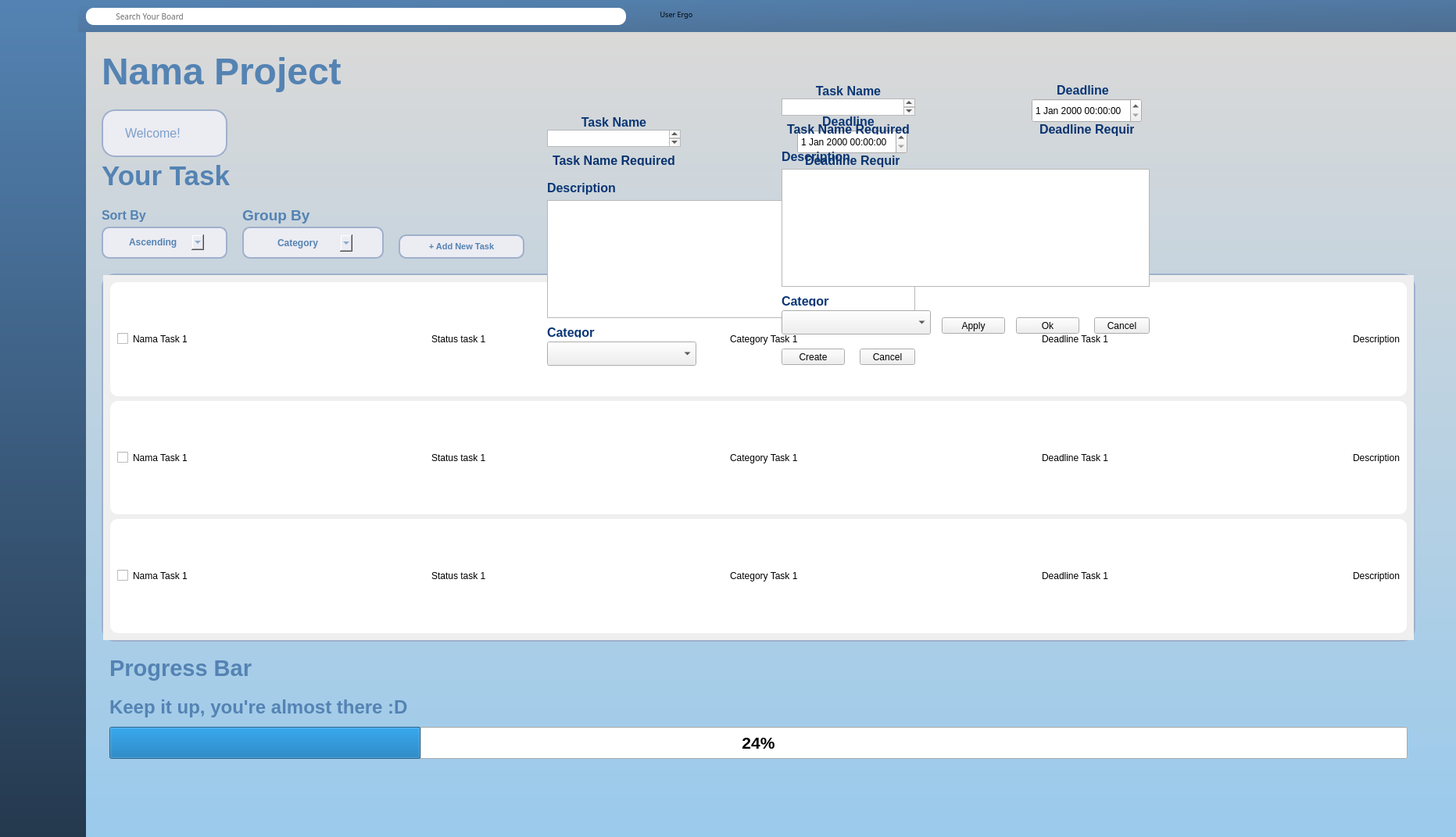
<?xml version="1.0" encoding="UTF-8"?>
<ui version="4.0">
 <class>Ergo</class>
 <widget class="QWidget" name="Ergo">
  <property name="geometry">
   <rect>
    <x>0</x>
    <y>0</y>
    <width>1863</width>
    <height>1071</height>
   </rect>
  </property>
  <property name="windowTitle">
   <string>Ergo</string>
  </property>
  <widget class="QWidget" name="Navbar" native="true">
   <property name="geometry">
    <rect>
     <x>0</x>
     <y>0</y>
     <width>111</width>
     <height>1080</height>
    </rect>
   </property>
   <property name="styleSheet">
    <string notr="true">#Navbar{
	background: qlineargradient(x1:0, y1:0, x2:0, y2:1, stop:0 #5483B3, stop:1 #24384D);
}</string>
   </property>
   <widget class="QLabel" name="label_3">
    <property name="geometry">
     <rect>
      <x>-20</x>
      <y>10</y>
      <width>141</width>
      <height>141</height>
     </rect>
    </property>
    <property name="text">
     <string/>
    </property>
    <property name="pixmap">
     <pixmap>assets/ERGO.png</pixmap>
    </property>
    <property name="scaledContents">
     <bool>true</bool>
    </property>
   </widget>
  </widget>
  <widget class="QWidget" name="MainSection" native="true">
   <property name="geometry">
    <rect>
     <x>110</x>
     <y>40</y>
     <width>1920</width>
     <height>1080</height>
    </rect>
   </property>
   <property name="styleSheet">
    <string notr="true">#MainSection{
	background: qlineargradient(x1:0, y1:0, x2:0, y2:1, stop:0 #DAD9D8, stop:1 #97C9ED);
}</string>
   </property>
   <widget class="QLabel" name="Greetings">
    <property name="geometry">
     <rect>
      <x>20</x>
      <y>16</y>
      <width>581</width>
      <height>71</height>
     </rect>
    </property>
    <property name="styleSheet">
     <string notr="true">#Greetings{
	font: 30px &quot;Roboto&quot;;
	color: #5483B3;
	font-weight: bold;
}</string>
    </property>
    <property name="text">
     <string>&lt;html&gt;&lt;head/&gt;&lt;body&gt;&lt;p&gt;&lt;span style=&quot; font-size:36pt;&quot;&gt;Nama Project&lt;/span&gt;&lt;/p&gt;&lt;/body&gt;&lt;/html&gt;</string>
    </property>
   </widget>
   <widget class="QWidget" name="Containerforwords" native="true">
    <property name="geometry">
     <rect>
      <x>20</x>
      <y>100</y>
      <width>161</width>
      <height>61</height>
     </rect>
    </property>
    <property name="styleSheet">
     <string notr="true">#Containerforwords{
	border: 2px solid #9FB0CC;
	background-color: #ECECF3;
	border-radius: 17px;
}</string>
    </property>
    <widget class="QLabel" name="label">
     <property name="geometry">
      <rect>
       <x>30</x>
       <y>20</y>
       <width>151</width>
       <height>21</height>
      </rect>
     </property>
     <property name="styleSheet">
      <string notr="true">#label {
	font: bold 15px &quot;Roboto&quot;;
	color: #7DA0CA;
}</string>
     </property>
     <property name="text">
      <string>&lt;html&gt;&lt;head/&gt;&lt;body&gt;&lt;p&gt;&lt;span style=&quot; font-size:12pt;&quot;&gt;Welcome!&lt;/span&gt;&lt;/p&gt;&lt;/body&gt;&lt;/html&gt;</string>
     </property>
    </widget>
   </widget>
   <widget class="QLabel" name="Greetings_2">
    <property name="geometry">
     <rect>
      <x>20</x>
      <y>160</y>
      <width>311</width>
      <height>51</height>
     </rect>
    </property>
    <property name="styleSheet">
     <string notr="true">#Greetings_2{
	font: 20px &quot;Roboto&quot;;
	color: #5483B3;
	font-weight: bold;
}</string>
    </property>
    <property name="text">
     <string>&lt;html&gt;&lt;head/&gt;&lt;body&gt;&lt;p&gt;&lt;span style=&quot; font-size:26pt;&quot;&gt;Your Task&lt;/span&gt;&lt;/p&gt;&lt;/body&gt;&lt;/html&gt;</string>
    </property>
   </widget>
   <widget class="QPushButton" name="pushButton">
    <property name="geometry">
     <rect>
      <x>400</x>
      <y>260</y>
      <width>161</width>
      <height>31</height>
     </rect>
    </property>
    <property name="styleSheet">
     <string notr="true">#pushButton{
	border: 2px solid #9FB0CC;
	background-color: #ECECF3;
	border-radius: 10px;
	font-family: &quot;Roboto&quot;;
    font-size: 11px;
    font-weight: bold;
    color: #5483B3;
}</string>
    </property>
    <property name="text">
     <string>+ Add New Task</string>
    </property>
   </widget>
   <widget class="QLabel" name="label_2">
    <property name="geometry">
     <rect>
      <x>20</x>
      <y>220</y>
      <width>91</width>
      <height>31</height>
     </rect>
    </property>
    <property name="text">
     <string>&lt;html&gt;&lt;head/&gt;&lt;body&gt;&lt;p&gt;&lt;span style=&quot; font-size:12pt; font-weight:600; color:#5483b3;&quot;&gt;Sort By&lt;/span&gt;&lt;/p&gt;&lt;/body&gt;&lt;/html&gt;</string>
    </property>
   </widget>
   <widget class="QWidget" name="Containerforwords_2" native="true">
    <property name="geometry">
     <rect>
      <x>20</x>
      <y>250</y>
      <width>161</width>
      <height>41</height>
     </rect>
    </property>
    <property name="styleSheet">
     <string notr="true">#Containerforwords_2{
	border: 2px solid #9FB0CC;
	background-color: #ECECF3;
	border-radius: 10px;
}</string>
    </property>
    <widget class="QComboBox" name="comboBox_2">
     <property name="geometry">
      <rect>
       <x>30</x>
       <y>10</y>
       <width>101</width>
       <height>20</height>
      </rect>
     </property>
     <property name="styleSheet">
      <string notr="true">#comboBox_2{
	background-color: #ECECF3;
	border : none;
	font-size:9pt;
	font-weight:600;
	color:#5483b3;
}</string>
     </property>
     <item>
      <property name="text">
       <string>Ascending</string>
      </property>
     </item>
     <item>
      <property name="text">
       <string>Descending</string>
      </property>
     </item>
    </widget>
   </widget>
   <widget class="QWidget" name="Containerforwords_4" native="true">
    <property name="geometry">
     <rect>
      <x>200</x>
      <y>250</y>
      <width>181</width>
      <height>41</height>
     </rect>
    </property>
    <property name="styleSheet">
     <string notr="true">#Containerforwords_4{
	border: 2px solid #9FB0CC;
	background-color: #ECECF3;
	border-radius: 10px;
}</string>
    </property>
    <widget class="QComboBox" name="comboBox">
     <property name="geometry">
      <rect>
       <x>40</x>
       <y>10</y>
       <width>101</width>
       <height>22</height>
      </rect>
     </property>
     <property name="styleSheet">
      <string notr="true">#comboBox{
	background-color: #ECECF3;
	border : none;
	font-size:9pt;
	font-weight:600;
	color:#5483b3;
}</string>
     </property>
     <item>
      <property name="text">
       <string>Category</string>
      </property>
     </item>
     <item>
      <property name="text">
       <string>Status</string>
      </property>
     </item>
    </widget>
   </widget>
   <widget class="QProgressBar" name="progressBar">
    <property name="geometry">
     <rect>
      <x>30</x>
      <y>890</y>
      <width>1661</width>
      <height>41</height>
     </rect>
    </property>
    <property name="font">
     <font>
      <pointsize>16</pointsize>
      <weight>75</weight>
      <bold>true</bold>
      <kerning>true</kerning>
     </font>
    </property>
    <property name="styleSheet">
     <string notr="true"/>
    </property>
    <property name="value">
     <number>24</number>
    </property>
    <property name="alignment">
     <set>Qt::AlignBottom|Qt::AlignLeading|Qt::AlignLeft</set>
    </property>
    <property name="textVisible">
     <bool>true</bool>
    </property>
    <property name="invertedAppearance">
     <bool>false</bool>
    </property>
    <property name="textDirection">
     <enum>QProgressBar::BottomToTop</enum>
    </property>
   </widget>
   <widget class="QLabel" name="label_8">
    <property name="geometry">
     <rect>
      <x>200</x>
      <y>220</y>
      <width>121</width>
      <height>31</height>
     </rect>
    </property>
    <property name="text">
     <string>&lt;html&gt;&lt;head/&gt;&lt;body&gt;&lt;p&gt;&lt;span style=&quot; font-size:14pt; font-weight:600; color:#5483b3;&quot;&gt;Group By&lt;/span&gt;&lt;/p&gt;&lt;/body&gt;&lt;/html&gt;</string>
    </property>
   </widget>
   <widget class="QLabel" name="Greetings_3">
    <property name="geometry">
     <rect>
      <x>30</x>
      <y>790</y>
      <width>451</width>
      <height>51</height>
     </rect>
    </property>
    <property name="styleSheet">
     <string notr="true">#Greetings_3{
	font: 20px &quot;Roboto&quot;;
	color: #5483B3;
	font-weight: bold;
}</string>
    </property>
    <property name="text">
     <string>&lt;html&gt;&lt;head/&gt;&lt;body&gt;&lt;p&gt;&lt;span style=&quot; font-size:22pt;&quot;&gt;Progress Bar&lt;/span&gt;&lt;/p&gt;&lt;/body&gt;&lt;/html&gt;</string>
    </property>
   </widget>
   <widget class="QLabel" name="label_9">
    <property name="geometry">
     <rect>
      <x>30</x>
      <y>840</y>
      <width>521</width>
      <height>51</height>
     </rect>
    </property>
    <property name="text">
     <string>&lt;html&gt;&lt;head/&gt;&lt;body&gt;&lt;p&gt;&lt;span style=&quot; font-size:18pt; font-weight:600; color:#5483b3;&quot;&gt;Keep it up, you're almost there :D&lt;/span&gt;&lt;/p&gt;&lt;/body&gt;&lt;/html&gt;</string>
    </property>
   </widget>
   <widget class="QScrollArea" name="scrollArea">
    <property name="geometry">
     <rect>
      <x>20</x>
      <y>310</y>
      <width>1681</width>
      <height>471</height>
     </rect>
    </property>
    <property name="styleSheet">
     <string notr="true">#scrollArea {
	border: 2px solid #9FB0CC;
	background-color: #ECECF3;
	border-radius: 17px;
}

#widget, #widget_2, #widget_3, #widget_4 {
	background-color: rgb(255, 255, 255);
	border-radius: 10px;
}</string>
    </property>
    <property name="widgetResizable">
     <bool>true</bool>
    </property>
    <widget class="QWidget" name="scrollAreaWidgetContents">
     <property name="geometry">
      <rect>
       <x>0</x>
       <y>0</y>
       <width>1677</width>
       <height>467</height>
      </rect>
     </property>
     <layout class="QVBoxLayout" name="verticalLayout">
      <item>
       <widget class="QWidget" name="widget_2" native="true">
        <property name="styleSheet">
         <string notr="true"/>
        </property>
        <layout class="QHBoxLayout" name="horizontalLayout">
         <item>
          <widget class="QCheckBox" name="checkBox">
           <property name="text">
            <string/>
           </property>
          </widget>
         </item>
         <item>
          <widget class="QLabel" name="label_10">
           <property name="text">
            <string>Nama Task 1</string>
           </property>
          </widget>
         </item>
         <item>
          <spacer name="horizontalSpacer">
           <property name="orientation">
            <enum>Qt::Horizontal</enum>
           </property>
           <property name="sizeHint" stdset="0">
            <size>
             <width>83</width>
             <height>20</height>
            </size>
           </property>
          </spacer>
         </item>
         <item>
          <widget class="QLabel" name="label_11">
           <property name="text">
            <string>Status task 1</string>
           </property>
          </widget>
         </item>
         <item>
          <spacer name="horizontalSpacer_2">
           <property name="orientation">
            <enum>Qt::Horizontal</enum>
           </property>
           <property name="sizeHint" stdset="0">
            <size>
             <width>40</width>
             <height>20</height>
            </size>
           </property>
          </spacer>
         </item>
         <item>
          <widget class="QLabel" name="label_12">
           <property name="text">
            <string>Category Task 1</string>
           </property>
          </widget>
         </item>
         <item>
          <spacer name="horizontalSpacer_3">
           <property name="orientation">
            <enum>Qt::Horizontal</enum>
           </property>
           <property name="sizeHint" stdset="0">
            <size>
             <width>40</width>
             <height>20</height>
            </size>
           </property>
          </spacer>
         </item>
         <item>
          <widget class="QLabel" name="label_13">
           <property name="text">
            <string>Deadline Task 1</string>
           </property>
          </widget>
         </item>
         <item>
          <spacer name="horizontalSpacer_4">
           <property name="orientation">
            <enum>Qt::Horizontal</enum>
           </property>
           <property name="sizeHint" stdset="0">
            <size>
             <width>40</width>
             <height>20</height>
            </size>
           </property>
          </spacer>
         </item>
         <item>
          <widget class="QLabel" name="label_14">
           <property name="text">
            <string>Description</string>
           </property>
          </widget>
         </item>
        </layout>
       </widget>
      </item>
      <item>
       <widget class="QWidget" name="widget_4" native="true">
        <layout class="QHBoxLayout" name="horizontalLayout_2">
         <item>
          <widget class="QCheckBox" name="checkBox_2">
           <property name="text">
            <string/>
           </property>
          </widget>
         </item>
         <item>
          <widget class="QLabel" name="label_15">
           <property name="text">
            <string>Nama Task 1</string>
           </property>
          </widget>
         </item>
         <item>
          <spacer name="horizontalSpacer_6">
           <property name="orientation">
            <enum>Qt::Horizontal</enum>
           </property>
           <property name="sizeHint" stdset="0">
            <size>
             <width>83</width>
             <height>20</height>
            </size>
           </property>
          </spacer>
         </item>
         <item>
          <widget class="QLabel" name="label_17">
           <property name="text">
            <string>Status task 1</string>
           </property>
          </widget>
         </item>
         <item>
          <spacer name="horizontalSpacer_7">
           <property name="orientation">
            <enum>Qt::Horizontal</enum>
           </property>
           <property name="sizeHint" stdset="0">
            <size>
             <width>83</width>
             <height>20</height>
            </size>
           </property>
          </spacer>
         </item>
         <item>
          <widget class="QLabel" name="label_19">
           <property name="text">
            <string>Category Task 1</string>
           </property>
          </widget>
         </item>
         <item>
          <spacer name="horizontalSpacer_5">
           <property name="orientation">
            <enum>Qt::Horizontal</enum>
           </property>
           <property name="sizeHint" stdset="0">
            <size>
             <width>82</width>
             <height>20</height>
            </size>
           </property>
          </spacer>
         </item>
         <item>
          <widget class="QLabel" name="label_16">
           <property name="text">
            <string>Deadline Task 1</string>
           </property>
          </widget>
         </item>
         <item>
          <spacer name="horizontalSpacer_8">
           <property name="orientation">
            <enum>Qt::Horizontal</enum>
           </property>
           <property name="sizeHint" stdset="0">
            <size>
             <width>83</width>
             <height>20</height>
            </size>
           </property>
          </spacer>
         </item>
         <item>
          <widget class="QLabel" name="label_18">
           <property name="text">
            <string>Description</string>
           </property>
          </widget>
         </item>
        </layout>
       </widget>
      </item>
      <item>
       <widget class="QWidget" name="widget_3" native="true">
        <layout class="QHBoxLayout" name="horizontalLayout_3">
         <item>
          <widget class="QCheckBox" name="checkBox_3">
           <property name="text">
            <string/>
           </property>
          </widget>
         </item>
         <item>
          <widget class="QLabel" name="label_20">
           <property name="text">
            <string>Nama Task 1</string>
           </property>
          </widget>
         </item>
         <item>
          <spacer name="horizontalSpacer_10">
           <property name="orientation">
            <enum>Qt::Horizontal</enum>
           </property>
           <property name="sizeHint" stdset="0">
            <size>
             <width>83</width>
             <height>20</height>
            </size>
           </property>
          </spacer>
         </item>
         <item>
          <widget class="QLabel" name="label_22">
           <property name="text">
            <string>Status task 1</string>
           </property>
          </widget>
         </item>
         <item>
          <spacer name="horizontalSpacer_11">
           <property name="orientation">
            <enum>Qt::Horizontal</enum>
           </property>
           <property name="sizeHint" stdset="0">
            <size>
             <width>83</width>
             <height>20</height>
            </size>
           </property>
          </spacer>
         </item>
         <item>
          <widget class="QLabel" name="label_24">
           <property name="text">
            <string>Category Task 1</string>
           </property>
          </widget>
         </item>
         <item>
          <spacer name="horizontalSpacer_9">
           <property name="orientation">
            <enum>Qt::Horizontal</enum>
           </property>
           <property name="sizeHint" stdset="0">
            <size>
             <width>82</width>
             <height>20</height>
            </size>
           </property>
          </spacer>
         </item>
         <item>
          <widget class="QLabel" name="label_21">
           <property name="text">
            <string>Deadline Task 1</string>
           </property>
          </widget>
         </item>
         <item>
          <spacer name="horizontalSpacer_12">
           <property name="orientation">
            <enum>Qt::Horizontal</enum>
           </property>
           <property name="sizeHint" stdset="0">
            <size>
             <width>83</width>
             <height>20</height>
            </size>
           </property>
          </spacer>
         </item>
         <item>
          <widget class="QLabel" name="label_23">
           <property name="text">
            <string>Description</string>
           </property>
          </widget>
         </item>
        </layout>
       </widget>
      </item>
     </layout>
    </widget>
   </widget>
   <widget class="QWidget" name="widget" native="true">
    <property name="geometry">
     <rect>
      <x>570</x>
      <y>80</y>
      <width>511</width>
      <height>381</height>
     </rect>
    </property>
    <property name="styleSheet">
     <string notr="true">#widget {
	background-color: rgb(208, 228, 255);
	border-color: rgb(7, 36, 78);
	border-width : 1.2px;
	border-style:inset;
	border-radius:12;
}

#textEdit {
	border: 1px;
	border-radius:10px;
	background-color: rgb(255, 255, 255); 
}

#label_3 {
	textEdit-&gt;plainText().isEmpty()
}

#label_6 {
	textEdit-&gt;plainText().isEmpty()
}

#ComboBox {
    model: [&quot;High&quot;, &quot;Medium&quot;, &quot;Low&quot;]
}</string>
    </property>
    <widget class="QPushButton" name="pushButton_2">
     <property name="geometry">
      <rect>
       <x>320</x>
       <y>326</y>
       <width>81</width>
       <height>21</height>
      </rect>
     </property>
     <property name="text">
      <string>Create</string>
     </property>
    </widget>
    <widget class="QTextEdit" name="textEdit">
     <property name="geometry">
      <rect>
       <x>20</x>
       <y>46</y>
       <width>171</width>
       <height>22</height>
      </rect>
     </property>
     <property name="autoFillBackground">
      <bool>false</bool>
     </property>
     <property name="html">
      <string>&lt;!DOCTYPE HTML PUBLIC &quot;-//W3C//DTD HTML 4.0//EN&quot; &quot;http://www.w3.org/TR/REC-html40/strict.dtd&quot;&gt;
&lt;html&gt;&lt;head&gt;&lt;meta name=&quot;qrichtext&quot; content=&quot;1&quot; /&gt;&lt;style type=&quot;text/css&quot;&gt;
p, li { white-space: pre-wrap; }
&lt;/style&gt;&lt;/head&gt;&lt;body style=&quot; font-family:'MS Shell Dlg 2'; font-size:8pt; font-weight:400; font-style:normal;&quot;&gt;
&lt;p align=&quot;center&quot; style=&quot;-qt-paragraph-type:empty; margin-top:0px; margin-bottom:0px; margin-left:0px; margin-right:0px; -qt-block-indent:0; text-indent:0px;&quot;&gt;&lt;br /&gt;&lt;/p&gt;&lt;/body&gt;&lt;/html&gt;</string>
     </property>
    </widget>
    <widget class="QDateTimeEdit" name="dateTimeEdit">
     <property name="geometry">
      <rect>
       <x>340</x>
       <y>46</y>
       <width>141</width>
       <height>31</height>
      </rect>
     </property>
    </widget>
    <widget class="QLabel" name="label_6">
     <property name="geometry">
      <rect>
       <x>60</x>
       <y>26</y>
       <width>91</width>
       <height>21</height>
      </rect>
     </property>
     <property name="text">
      <string>&lt;html&gt;&lt;head/&gt;&lt;body&gt;&lt;p align=&quot;center&quot;&gt;&lt;span style=&quot; font-size:12pt; font-weight:600; color:#0a3675;&quot;&gt;Task Name&lt;/span&gt;&lt;/p&gt;&lt;/body&gt;&lt;/html&gt;</string>
     </property>
    </widget>
    <widget class="QLabel" name="label_7">
     <property name="geometry">
      <rect>
       <x>360</x>
       <y>26</y>
       <width>91</width>
       <height>16</height>
      </rect>
     </property>
     <property name="text">
      <string>&lt;html&gt;&lt;head/&gt;&lt;body&gt;&lt;p align=&quot;center&quot;&gt;&lt;span style=&quot; font-size:12pt; font-weight:600; color:#0a3675;&quot;&gt;Deadline&lt;/span&gt;&lt;/p&gt;&lt;/body&gt;&lt;/html&gt;</string>
     </property>
    </widget>
    <widget class="QLabel" name="label_25">
     <property name="geometry">
      <rect>
       <x>20</x>
       <y>76</y>
       <width>171</width>
       <height>16</height>
      </rect>
     </property>
     <property name="text">
      <string>&lt;html&gt;&lt;head/&gt;&lt;body&gt;&lt;p align=&quot;center&quot;&gt;&lt;span style=&quot; font-size:12pt; font-weight:600; color:#09336f;&quot;&gt;Task Name Required&lt;/span&gt;&lt;/p&gt;&lt;/body&gt;&lt;/html&gt;</string>
     </property>
    </widget>
    <widget class="QLabel" name="label_26">
     <property name="geometry">
      <rect>
       <x>20</x>
       <y>110</y>
       <width>91</width>
       <height>21</height>
      </rect>
     </property>
     <property name="text">
      <string>&lt;html&gt;&lt;head/&gt;&lt;body&gt;&lt;p&gt;&lt;span style=&quot; font-size:12pt; font-weight:600; color:#0a3675;&quot;&gt;Description&lt;/span&gt;&lt;/p&gt;&lt;/body&gt;&lt;/html&gt;</string>
     </property>
    </widget>
    <widget class="QTextEdit" name="textEdit_2">
     <property name="geometry">
      <rect>
       <x>20</x>
       <y>136</y>
       <width>471</width>
       <height>151</height>
      </rect>
     </property>
     <property name="autoFillBackground">
      <bool>false</bool>
     </property>
     <property name="html">
      <string>&lt;!DOCTYPE HTML PUBLIC &quot;-//W3C//DTD HTML 4.0//EN&quot; &quot;http://www.w3.org/TR/REC-html40/strict.dtd&quot;&gt;
&lt;html&gt;&lt;head&gt;&lt;meta name=&quot;qrichtext&quot; content=&quot;1&quot; /&gt;&lt;style type=&quot;text/css&quot;&gt;
p, li { white-space: pre-wrap; }
&lt;/style&gt;&lt;/head&gt;&lt;body style=&quot; font-family:'MS Shell Dlg 2'; font-size:8pt; font-weight:400; font-style:normal;&quot;&gt;
&lt;p align=&quot;center&quot; style=&quot;-qt-paragraph-type:empty; margin-top:0px; margin-bottom:0px; margin-left:0px; margin-right:0px; -qt-block-indent:0; text-indent:0px;&quot;&gt;&lt;br /&gt;&lt;/p&gt;&lt;/body&gt;&lt;/html&gt;</string>
     </property>
    </widget>
    <widget class="QLabel" name="label_27">
     <property name="geometry">
      <rect>
       <x>20</x>
       <y>296</y>
       <width>61</width>
       <height>16</height>
      </rect>
     </property>
     <property name="text">
      <string>&lt;html&gt;&lt;head/&gt;&lt;body&gt;&lt;p&gt;&lt;span style=&quot; font-size:12pt; font-weight:600; color:#0a3675;&quot;&gt;Category&lt;/span&gt;&lt;/p&gt;&lt;/body&gt;&lt;/html&gt;</string>
     </property>
    </widget>
    <widget class="QComboBox" name="comboBox_3">
     <property name="geometry">
      <rect>
       <x>20</x>
       <y>317</y>
       <width>191</width>
       <height>31</height>
      </rect>
     </property>
     <item>
      <property name="text">
       <string/>
      </property>
     </item>
     <item>
      <property name="text">
       <string>High</string>
      </property>
     </item>
     <item>
      <property name="text">
       <string>Medium</string>
      </property>
     </item>
     <item>
      <property name="text">
       <string>Low</string>
      </property>
     </item>
    </widget>
    <widget class="QLabel" name="label_28">
     <property name="geometry">
      <rect>
       <x>350</x>
       <y>76</y>
       <width>121</width>
       <height>20</height>
      </rect>
     </property>
     <property name="text">
      <string>&lt;html&gt;&lt;head/&gt;&lt;body&gt;&lt;p align=&quot;center&quot;&gt;&lt;span style=&quot; font-size:12pt; font-weight:600; color:#09336f;&quot;&gt;Deadline Required&lt;/span&gt;&lt;/p&gt;&lt;/body&gt;&lt;/html&gt;</string>
     </property>
    </widget>
    <widget class="QPushButton" name="pushButton_4">
     <property name="geometry">
      <rect>
       <x>420</x>
       <y>326</y>
       <width>71</width>
       <height>21</height>
      </rect>
     </property>
     <property name="text">
      <string>Cancel</string>
     </property>
    </widget>
   </widget>
   <widget class="QWidget" name="widget_5" native="true">
    <property name="geometry">
     <rect>
      <x>870</x>
      <y>40</y>
      <width>511</width>
      <height>381</height>
     </rect>
    </property>
    <property name="styleSheet">
     <string notr="true">#widget_5 {
	background-color: rgb(208, 228, 255);
	border-color: rgb(7, 36, 78);
	border-width : 1.2px;
	border-style:inset;
	border-radius:12;
}

#textEdit_5 {
	border: 1px;
	border-radius:10px;
	background-color: rgb(255, 255, 255); 
}

#label_3 {
	textEdit-&gt;plainText().isEmpty()
}

#label_6 {
	textEdit-&gt;plainText().isEmpty()
}

#ComboBox {
    model: [&quot;High&quot;, &quot;Medium&quot;, &quot;Low&quot;]
}</string>
    </property>
    <widget class="QPushButton" name="pushButton_7">
     <property name="geometry">
      <rect>
       <x>320</x>
       <y>326</y>
       <width>81</width>
       <height>21</height>
      </rect>
     </property>
     <property name="text">
      <string>Ok</string>
     </property>
    </widget>
    <widget class="QTextEdit" name="textEdit_5">
     <property name="geometry">
      <rect>
       <x>20</x>
       <y>46</y>
       <width>171</width>
       <height>22</height>
      </rect>
     </property>
     <property name="autoFillBackground">
      <bool>false</bool>
     </property>
     <property name="html">
      <string>&lt;!DOCTYPE HTML PUBLIC &quot;-//W3C//DTD HTML 4.0//EN&quot; &quot;http://www.w3.org/TR/REC-html40/strict.dtd&quot;&gt;
&lt;html&gt;&lt;head&gt;&lt;meta name=&quot;qrichtext&quot; content=&quot;1&quot; /&gt;&lt;style type=&quot;text/css&quot;&gt;
p, li { white-space: pre-wrap; }
&lt;/style&gt;&lt;/head&gt;&lt;body style=&quot; font-family:'MS Shell Dlg 2'; font-size:8pt; font-weight:400; font-style:normal;&quot;&gt;
&lt;p align=&quot;center&quot; style=&quot;-qt-paragraph-type:empty; margin-top:0px; margin-bottom:0px; margin-left:0px; margin-right:0px; -qt-block-indent:0; text-indent:0px;&quot;&gt;&lt;br /&gt;&lt;/p&gt;&lt;/body&gt;&lt;/html&gt;</string>
     </property>
    </widget>
    <widget class="QDateTimeEdit" name="dateTimeEdit_3">
     <property name="geometry">
      <rect>
       <x>340</x>
       <y>46</y>
       <width>141</width>
       <height>31</height>
      </rect>
     </property>
    </widget>
    <widget class="QLabel" name="label_35">
     <property name="geometry">
      <rect>
       <x>60</x>
       <y>26</y>
       <width>91</width>
       <height>21</height>
      </rect>
     </property>
     <property name="text">
      <string>&lt;html&gt;&lt;head/&gt;&lt;body&gt;&lt;p align=&quot;center&quot;&gt;&lt;span style=&quot; font-size:12pt; font-weight:600; color:#0a3675;&quot;&gt;Task Name&lt;/span&gt;&lt;/p&gt;&lt;/body&gt;&lt;/html&gt;</string>
     </property>
    </widget>
    <widget class="QLabel" name="label_36">
     <property name="geometry">
      <rect>
       <x>360</x>
       <y>26</y>
       <width>91</width>
       <height>16</height>
      </rect>
     </property>
     <property name="text">
      <string>&lt;html&gt;&lt;head/&gt;&lt;body&gt;&lt;p align=&quot;center&quot;&gt;&lt;span style=&quot; font-size:12pt; font-weight:600; color:#0a3675;&quot;&gt;Deadline&lt;/span&gt;&lt;/p&gt;&lt;/body&gt;&lt;/html&gt;</string>
     </property>
    </widget>
    <widget class="QLabel" name="label_37">
     <property name="geometry">
      <rect>
       <x>20</x>
       <y>76</y>
       <width>171</width>
       <height>16</height>
      </rect>
     </property>
     <property name="text">
      <string>&lt;html&gt;&lt;head/&gt;&lt;body&gt;&lt;p align=&quot;center&quot;&gt;&lt;span style=&quot; font-size:12pt; font-weight:600; color:#09336f;&quot;&gt;Task Name Required&lt;/span&gt;&lt;/p&gt;&lt;/body&gt;&lt;/html&gt;</string>
     </property>
    </widget>
    <widget class="QLabel" name="label_38">
     <property name="geometry">
      <rect>
       <x>20</x>
       <y>110</y>
       <width>91</width>
       <height>21</height>
      </rect>
     </property>
     <property name="text">
      <string>&lt;html&gt;&lt;head/&gt;&lt;body&gt;&lt;p&gt;&lt;span style=&quot; font-size:12pt; font-weight:600; color:#0a3675;&quot;&gt;Description&lt;/span&gt;&lt;/p&gt;&lt;/body&gt;&lt;/html&gt;</string>
     </property>
    </widget>
    <widget class="QTextEdit" name="textEdit_6">
     <property name="geometry">
      <rect>
       <x>20</x>
       <y>136</y>
       <width>471</width>
       <height>151</height>
      </rect>
     </property>
     <property name="autoFillBackground">
      <bool>false</bool>
     </property>
     <property name="html">
      <string>&lt;!DOCTYPE HTML PUBLIC &quot;-//W3C//DTD HTML 4.0//EN&quot; &quot;http://www.w3.org/TR/REC-html40/strict.dtd&quot;&gt;
&lt;html&gt;&lt;head&gt;&lt;meta name=&quot;qrichtext&quot; content=&quot;1&quot; /&gt;&lt;style type=&quot;text/css&quot;&gt;
p, li { white-space: pre-wrap; }
&lt;/style&gt;&lt;/head&gt;&lt;body style=&quot; font-family:'MS Shell Dlg 2'; font-size:8pt; font-weight:400; font-style:normal;&quot;&gt;
&lt;p align=&quot;center&quot; style=&quot;-qt-paragraph-type:empty; margin-top:0px; margin-bottom:0px; margin-left:0px; margin-right:0px; -qt-block-indent:0; text-indent:0px;&quot;&gt;&lt;br /&gt;&lt;/p&gt;&lt;/body&gt;&lt;/html&gt;</string>
     </property>
    </widget>
    <widget class="QLabel" name="label_39">
     <property name="geometry">
      <rect>
       <x>20</x>
       <y>296</y>
       <width>61</width>
       <height>16</height>
      </rect>
     </property>
     <property name="text">
      <string>&lt;html&gt;&lt;head/&gt;&lt;body&gt;&lt;p&gt;&lt;span style=&quot; font-size:12pt; font-weight:600; color:#0a3675;&quot;&gt;Category&lt;/span&gt;&lt;/p&gt;&lt;/body&gt;&lt;/html&gt;</string>
     </property>
    </widget>
    <widget class="QComboBox" name="comboBox_5">
     <property name="geometry">
      <rect>
       <x>20</x>
       <y>317</y>
       <width>191</width>
       <height>31</height>
      </rect>
     </property>
     <item>
      <property name="text">
       <string/>
      </property>
     </item>
     <item>
      <property name="text">
       <string>High</string>
      </property>
     </item>
     <item>
      <property name="text">
       <string>Medium</string>
      </property>
     </item>
     <item>
      <property name="text">
       <string>Low</string>
      </property>
     </item>
    </widget>
    <widget class="QLabel" name="label_40">
     <property name="geometry">
      <rect>
       <x>350</x>
       <y>76</y>
       <width>121</width>
       <height>20</height>
      </rect>
     </property>
     <property name="text">
      <string>&lt;html&gt;&lt;head/&gt;&lt;body&gt;&lt;p align=&quot;center&quot;&gt;&lt;span style=&quot; font-size:12pt; font-weight:600; color:#09336f;&quot;&gt;Deadline Required&lt;/span&gt;&lt;/p&gt;&lt;/body&gt;&lt;/html&gt;</string>
     </property>
    </widget>
    <widget class="QPushButton" name="pushButton_8">
     <property name="geometry">
      <rect>
       <x>420</x>
       <y>326</y>
       <width>71</width>
       <height>21</height>
      </rect>
     </property>
     <property name="text">
      <string>Cancel</string>
     </property>
    </widget>
    <widget class="QPushButton" name="pushButton_9">
     <property name="geometry">
      <rect>
       <x>225</x>
       <y>326</y>
       <width>81</width>
       <height>21</height>
      </rect>
     </property>
     <property name="text">
      <string>Apply</string>
     </property>
    </widget>
   </widget>
   <zorder>Containerforwords_2</zorder>
   <zorder>Containerforwords</zorder>
   <zorder>Greetings_2</zorder>
   <zorder>pushButton</zorder>
   <zorder>Greetings</zorder>
   <zorder>label_2</zorder>
   <zorder>Containerforwords_4</zorder>
   <zorder>progressBar</zorder>
   <zorder>label_8</zorder>
   <zorder>Greetings_3</zorder>
   <zorder>label_9</zorder>
   <zorder>scrollArea</zorder>
   <zorder>widget</zorder>
   <zorder>widget_5</zorder>
  </widget>
  <widget class="QWidget" name="Searchbar" native="true">
   <property name="geometry">
    <rect>
     <x>100</x>
     <y>0</y>
     <width>1920</width>
     <height>41</height>
    </rect>
   </property>
   <property name="styleSheet">
    <string notr="true">#Searchbar{
	background: qlineargradient(x1:0, y1:0, x2:1, y2:1, stop:0 #5483B3, stop:1 #4D6D8F);
}</string>
   </property>
   <widget class="QLineEdit" name="lineEdit">
    <property name="geometry">
     <rect>
      <x>10</x>
      <y>10</y>
      <width>691</width>
      <height>22</height>
     </rect>
    </property>
    <property name="styleSheet">
     <string notr="true">#lineEdit{
	border-radius : 10px;
	font-family : Rubik;
	color : #6C6C6C;
	font-size : 10px;
}</string>
    </property>
    <property name="text">
     <string>              Search Your Board</string>
    </property>
   </widget>
   <widget class="QLabel" name="label_4">
    <property name="geometry">
     <rect>
      <x>400</x>
      <y>10</y>
      <width>21</width>
      <height>21</height>
     </rect>
    </property>
    <property name="text">
     <string/>
    </property>
    <property name="pixmap">
     <pixmap>assets/SMILE.png</pixmap>
    </property>
    <property name="scaledContents">
     <bool>true</bool>
    </property>
   </widget>
   <widget class="QLabel" name="label_5">
    <property name="geometry">
     <rect>
      <x>740</x>
      <y>10</y>
      <width>51</width>
      <height>16</height>
     </rect>
    </property>
    <property name="styleSheet">
     <string notr="true">#label_5{
	font-family : Rubik;
	font-size : 9px;
}</string>
    </property>
    <property name="text">
     <string>  User Ergo</string>
    </property>
   </widget>
   <widget class="QPushButton" name="pushButton_3">
    <property name="geometry">
     <rect>
      <x>20</x>
      <y>10</y>
      <width>31</width>
      <height>21</height>
     </rect>
    </property>
    <property name="styleSheet">
     <string notr="true">#pushButton_3{
	border : none;
}</string>
    </property>
    <property name="text">
     <string/>
    </property>
    <property name="icon">
     <iconset>
      <normaloff>assets/SEARCH.jpeg</normaloff>assets/SEARCH.jpeg</iconset>
    </property>
   </widget>
  </widget>
 </widget>
 <resources/>
 <connections/>
</ui>
